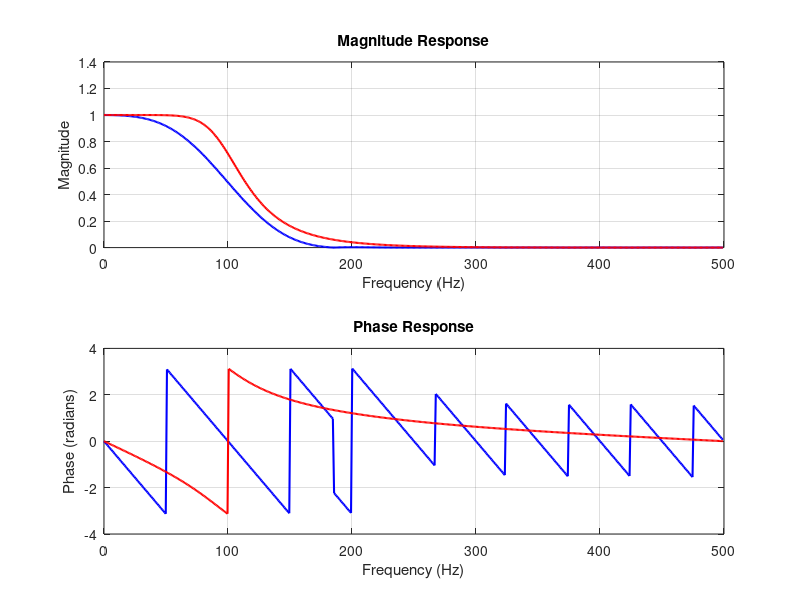

Write the MATLAB code that produced this figure.
%{
Problem 20: Filter Comparison
• Compare FIR vs IIR: 
o Response 
o Stability 
o Phase characteristics
%}

% Problem 20: Filter Comparison
% Compare FIR and IIR filters

clc;
clear;
close all;

% Filter specifications
fs = 1000;
fc = 100;
order = 20;

% FIR filter
b_fir = fir1(order, fc/(fs/2));

% IIR Butterworth filter
[b_iir, a_iir] = butter(4, fc/(fs/2));

% Frequency responses
[Hfir, f] = freqz(b_fir, 1, 512, fs);
[Hiir, ~] = freqz(b_iir, a_iir, 512, fs);

% Plot
figure;

subplot(2,1,1);
plot(f, abs(Hfir), 'b', 'LineWidth', 1.5);
hold on;
plot(f, abs(Hiir), 'r', 'LineWidth', 1.5);
title('Magnitude Response');
xlabel('Frequency (Hz)');
ylabel('Magnitude');
grid on;

subplot(2,1,2);
plot(f, angle(Hfir), 'b', 'LineWidth', 1.5);
hold on;
plot(f, angle(Hiir), 'r', 'LineWidth', 1.5);
title('Phase Response');
xlabel('Frequency (Hz)');
ylabel('Phase (radians)');
grid on;
